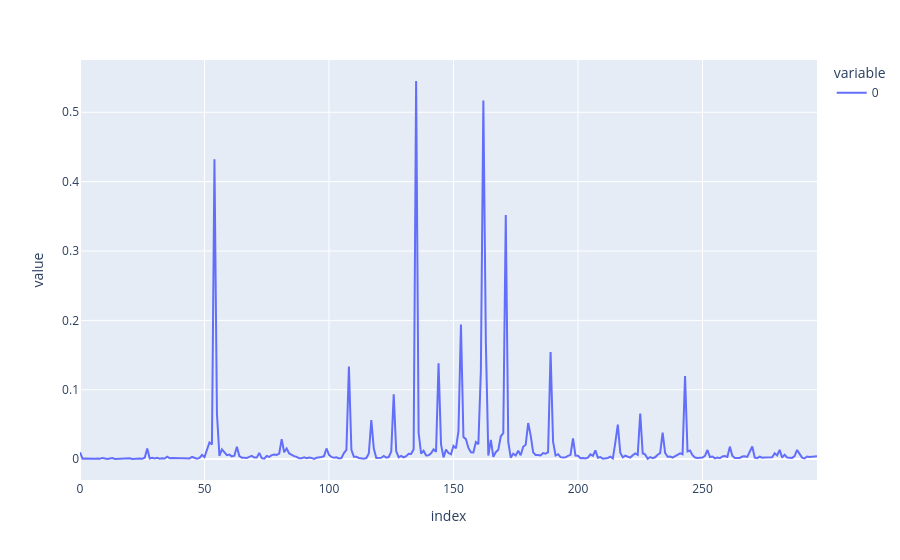

The code cell stored with this chart in its notebook:
### Markdown cell above
### Cepstrum

### Code cell
px.line(df_testing.iloc[0]["signal"])

### Figure 1 — Plotly figure (JSON) as saved in the notebook; plotly's stock layout.template omitted (floating-point values rounded to 4 significant figures; data arrays with more than 128 entries replaced by an {"elided": "..."} marker saying what was removed)
{"data": [{"hovertemplate": "variable=0<br>index=%{x}<br>value=%{y}<extra></extra>", "legendgroup": "0", "line": {"color": "#636efa", "dash": "solid"}, "marker": {"symbol": "circle"}, "mode": "lines", "name": "0", "orientation": "v", "showlegend": true, "type": "scatter", "x": {"elided": "297 int values"}, "xaxis": "x", "y": {"elided": "297 float values"}, "yaxis": "y"}], "layout": {"legend": {"title": {"text": "variable"}, "tracegroupgap": 0}, "margin": {"t": 60}, "xaxis": {"anchor": "y", "domain": [0, 1], "title": {"text": "index"}}, "yaxis": {"anchor": "x", "domain": [0, 1], "title": {"text": "value"}}}}
